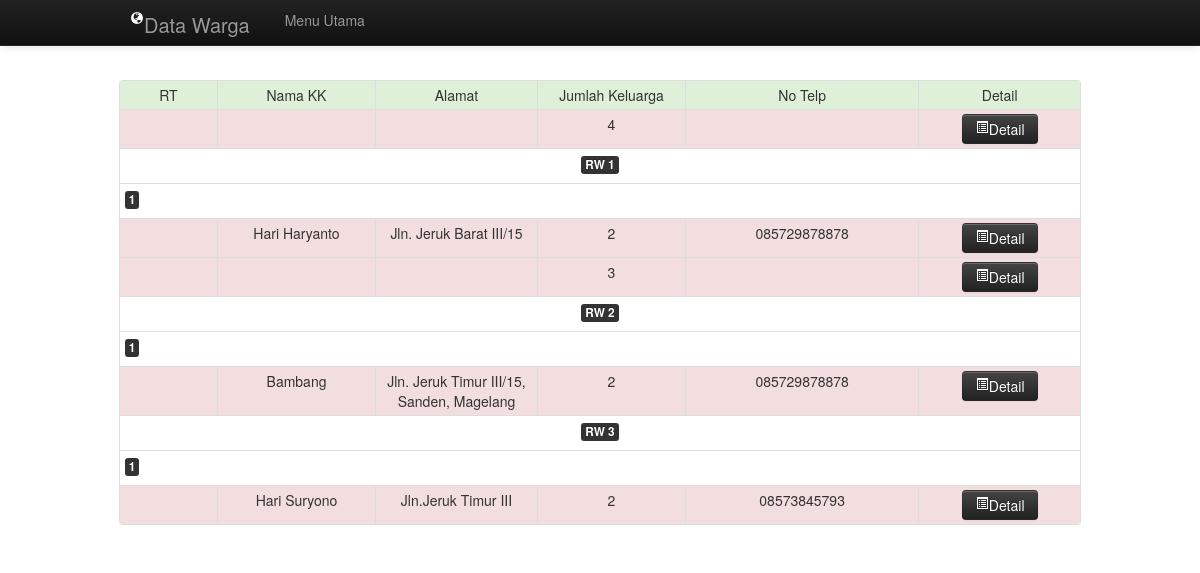
Page /dataKK/index.php on the earlier database version.
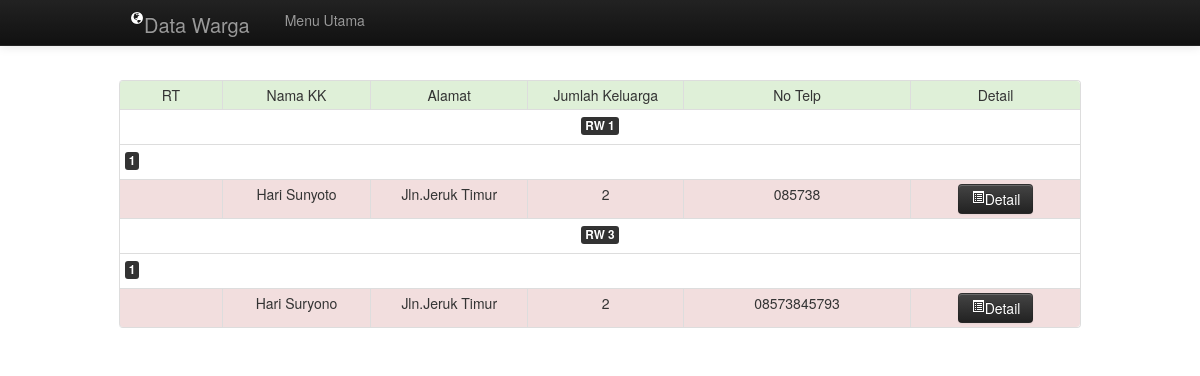
Same page on the later database version.
### tables this page shows
CREATE TABLE IF NOT EXISTS `kk` (
  `IdKK` int(6) NOT NULL AUTO_INCREMENT,
  `NamaKK` varchar(50) NOT NULL,
  `Alamat` varchar(100) NOT NULL,
  `JumlahKeluarga` int(3) NOT NULL,
  `NoTelp` varchar(12) NOT NULL,
  `RW` int(3) NOT NULL,
  `RT` int(3) NOT NULL,
  PRIMARY KEY (`IdKK`)
);

### dataKK/index.php (the view, shortened to what this page needs)
<!DOCTYPE html>
<html>
	<head>
		<link href="../bootstrap/css/bootstrap.min.css" rel="stylesheet" media="screen">
	</head>
	<body>
			<div class="navbar navbar-inverse navbar-fixed-top">
				<div class="navbar-inner">
					<div class="container">
						<a class="brand" href=""><i class="icon-globe icon-white"></i>Data Warga</a>
							<div class="nav-collapse collapse">
								<ul class="nav">
								  <li class="">
									<a href="../">Menu Utama</a>
								  </li>
								</ul>
							</div>
					</div>
				</div>
			</div>
			<br><br><br><br>
				<div class="container-fluid">
						<div class="row-fluid">
							<div class="span10 offset1">
								<?
									$selectDataWarga = mysql_query("SELECT * FROM kk ORDER BY RW ASC");
									echo "
											<table class=\"table table-hover table-bordered table-condensed\">
													<tr class=\"success\">
														<td class=\"span1\"><center>RT</center></td>
														<td class=\"span1\"><center>Nama KK</center></td>
														<td class=\"span1\" ><center>Alamat</center></td>
														<td class=\"span1\" ><center>Jumlah Keluarga</center></td>
														<td class=\"span1\" ><center>No Telp</center></td>
														<td class=\"span1\"><center>Detail</center></td>
													</tr>
											";
									$RT = 0;
									$RW = 0;
									$id = 0;
									while($row = mysql_fetch_array($selectDataWarga)){
										$id++;
										if($RW != $row['RW']){
											$RT = 0;
											echo "
													<tr>
														<td colspan=\"6\"><center><label class=\"label label-inverse\">RW $row[RW]</label></center></td>
													</tr>
													";
										}
										$RW = $row['RW'];
										if($RT != $row['RT']){
											echo "
													<tr>
														<td colspan=\"6\"><label class=\"label label-inverse\">$row[RT]</label></td>
													</tr>
													";
											$RT = $row['RT'];
										}
										echo "
												<tr class=\"error\">
													<td></td>
													<td><center>$row[NamaKK]</center></td>
													<td ><center>$row[Alamat]</center></td>
													<td><center>$row[JumlahKeluarga]</center></td>
													<td><center>$row[NoTelp]</center></td>
													<td><center><a href=\"#detail$id\" role=\"button\" class=\"btn btn-inverse\" data-toggle=\"modal\"><i class=\"icon-list-alt icon-white\"></i>Detail</a></center></td>
												</tr>
												";
									}
									echo "</table>";
								?>
							</div>
						</div>
					</div>
	</body>
</html>

Differences in the rows shown:
removed kk: JumlahKeluarga "4"
removed kk: RW "1", RT "1", NamaKK "Hari Haryanto", Alamat "Jln. Jeruk Barat III/15", JumlahKeluarga "2", NoTelp "085729878878"
removed kk: JumlahKeluarga "3"
removed kk: RW "2", RT "1", NamaKK "Bambang", Alamat "Jln. Jeruk Timur III/15, Sanden, Magelang", JumlahKeluarga "2", NoTelp "085729878878"
added kk: RW "1", RT "1", NamaKK "Hari Sunyoto", Alamat "Jln.Jeruk Timur", JumlahKeluarga "2", NoTelp "085738"
changed kk "Hari Suryono": Alamat "Jln.Jeruk Timur III" → "Jln.Jeruk Timur"
